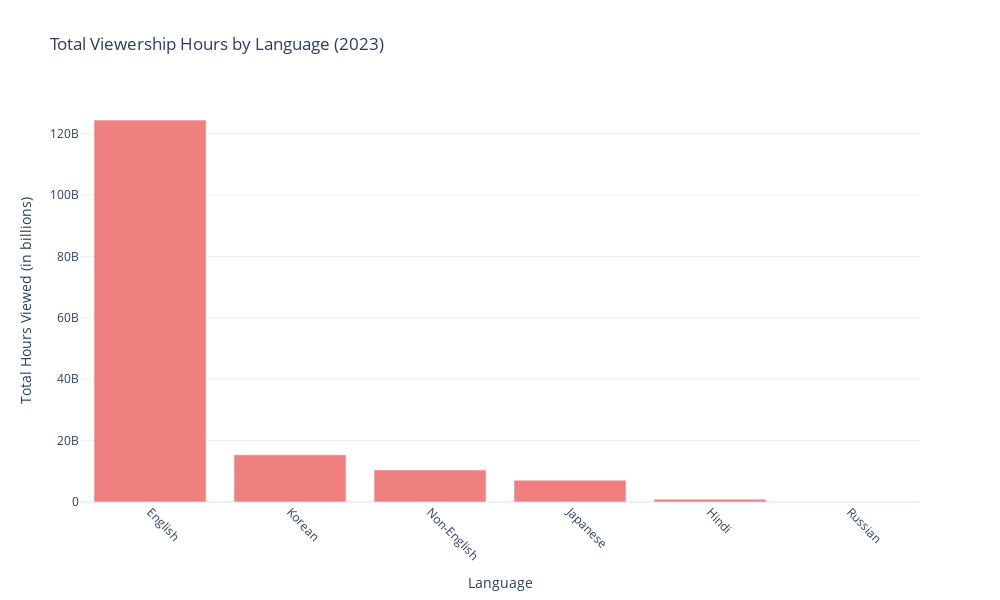

Notebook cell for this chart:
### Code cell
# aggregate viewership hours by language
language_viewership = netflix_data.groupby('Language Indicator')['Hours Viewed'].sum().sort_values(ascending=False)

fig = go.Figure(data=[
    go.Bar(
        x=language_viewership.index,
        y=language_viewership.values,
        marker_color='lightcoral'
    )
])

fig.update_layout(
    title='Total Viewership Hours by Language (2023)',
    xaxis_title='Language',
    yaxis_title='Total Hours Viewed (in billions)',
    xaxis_tickangle=45,
    height=600,
    width=1000
)

fig.show()

### Figure 1 — Plotly figure (JSON) as saved in the notebook; plotly's stock layout.template omitted (floating-point values rounded to 4 significant figures)
{"data": [{"marker": {"color": "lightcoral"}, "type": "bar", "x": ["English", "Korean", "Non-English", "Japanese", "Hindi", "Russian"], "y": [124441700000, 15378400000, 10439100000, 7102000000, 926100000, 114600000]}], "layout": {"height": 600, "title": {"text": "Total Viewership Hours by Language (2023)"}, "width": 1000, "xaxis": {"autorange": true, "range": [-0.5, 5.5], "tickangle": 45, "title": {"text": "Language"}, "type": "category"}, "yaxis": {"autorange": true, "range": [0, 131000000000.0], "title": {"text": "Total Hours Viewed (in billions)"}, "type": "linear"}}}
